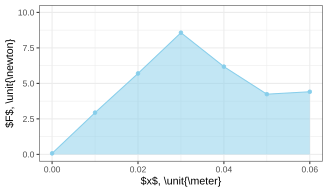

Reproduce this figure in R.
library(ggplot2)
library(dplyr)

raw <- read.csv('fig3.csv',header=TRUE)
data <- tibble(raw)

fig3 <- ggplot(data,aes(x=x_m,y=F_N))+
     geom_point(color='skyblue')+
     geom_line(color='skyblue')+
     geom_area(fill='skyblue',alpha=0.5)+
     xlab('$x$, \\unit{\\meter}')+
     ylab('$F$, \\unit{\\newton}')+
     ylim(0,10)+
     theme_bw(base_size=8)
ggsave("fig3.svg",plot=fig3,width=3.4167,height=2,units="in")

# get area using trapz in pracma package
library(pracma)
trapz(data$x_m,data$F_N)
# gives 0.298705
